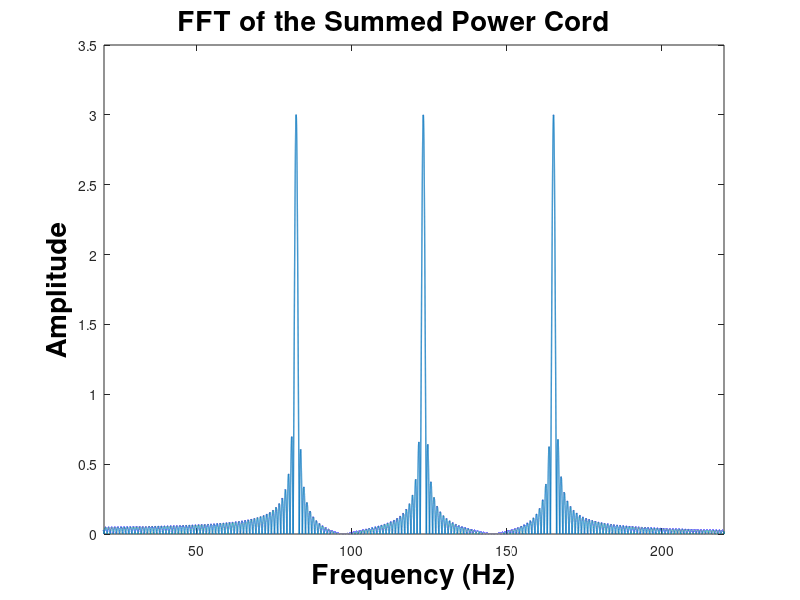

Reproduce this figure in MATLAB.
%add graphics toolkit
%graphics_toolkit fltk

close all; %figures currently open


%sampling rate
%this must be at least twice as big
%as the largest frequency component     
S = 1000; 

%width or resulotion of sample rate
dt = 1/S;     

%duration of sample (milliseconds)
L = 1000;  % or call it 'T'   

%time array -- or equivalently t = (0:L-1)*dt;
t = linspace(0,dt*(L-1),S);

%Nyquest sampling thereom
Ns=S/2;

%frequency (Hz)
f1 = 82;     
f2 = 123;
f3 = 165;

%amplitude
A1 = 3;  
A2 = 3;
A3 = 3;

%signals
s1 = A1*sin(2*pi*f1*t);
s2 = A2*sin(2*pi*f2*t);
s3 = A3*sin(2*pi*f3*t);


%generate random noise
noise = 2*randn(size(t));    

%add all the signals
all_signals = s1 + s2 + s3+ noise;
s1s2s3 = s1 + s2 +s3;

%get next nearest power of two
NFFT = 2^nextpow2(L*S);

%take FFT of summed up signals and normalize
transform1 = fft(s1s2s3,NFFT)/L;
transform2 = fft(all_signals,NFFT)/L;

%generate x-axis both time and freq domains, td is time domain and fd is frequency domain
td_xaxis = S*t;
fd_xaxis = linspace(0,Ns,NFFT/2+1);
%fd_xaxis = linspace(0,Ns,NFFT);

 
%%%% generate all plots below%%%%
% figure;
% plot(td_xaxis,s1,'r','LineWidth', 2); hold;
% plot(td_xaxis,s2,'b','LineWidth', 2);
% plot(td_xaxis,s3,'k','LineWidth', 2);
% title(['Power Cord   '],'fontsize',20,'fontweight','b','color','k');
% xlabel('Time (sec)','fontsize',20,'fontweight','b','color','k');
% ylabel('Amplitude','fontsize',20,'fontweight','b','color','k');
% ylim([-4 4]);
% xlim([0 20]);

% figure;
% subplot(3,3,4);
% plot(td_xaxis,s1s2s3);
% subplot(3,3,5);
% plot(td_xaxis,all_signals);


figure;
plot(fd_xaxis,2*abs(transform1(1:NFFT/2+1)),'LineWidth', 1);
xlim([20 220]);
ylim([0 3.5]);
%plot(fd_xaxis,2*abs(transform1));
title('FFT of the Summed Power Cord     ','fontsize',20,'fontweight','b','color','k');
xlabel('Frequency (Hz)','fontsize',20,'fontweight','b','color','k');
ylabel('Amplitude','fontsize',20,'fontweight','b','color','k');



% 
% 
% subplot(3,3,8);
% plot(fd_xaxis,2*abs(transform2(1:NFFT/2+1)));
% %plot(fd_xaxis,2*abs(transform2));
% title('The     ','fontsize',14,'fontweight', 'b');
% xlabel('Frequency (Hz)'); ylabel('Power');
